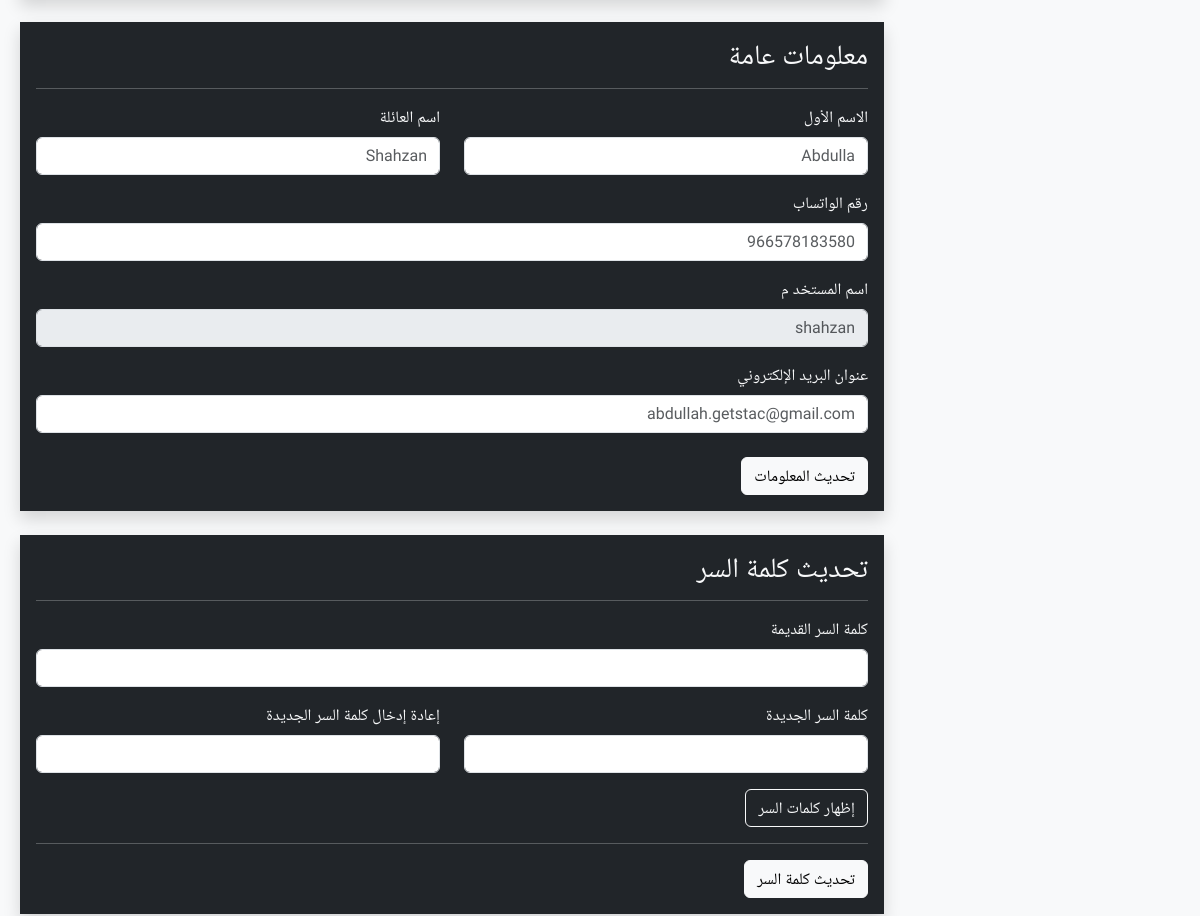
The page /profile/ (signed in, middle part) on the database as committed earlier.
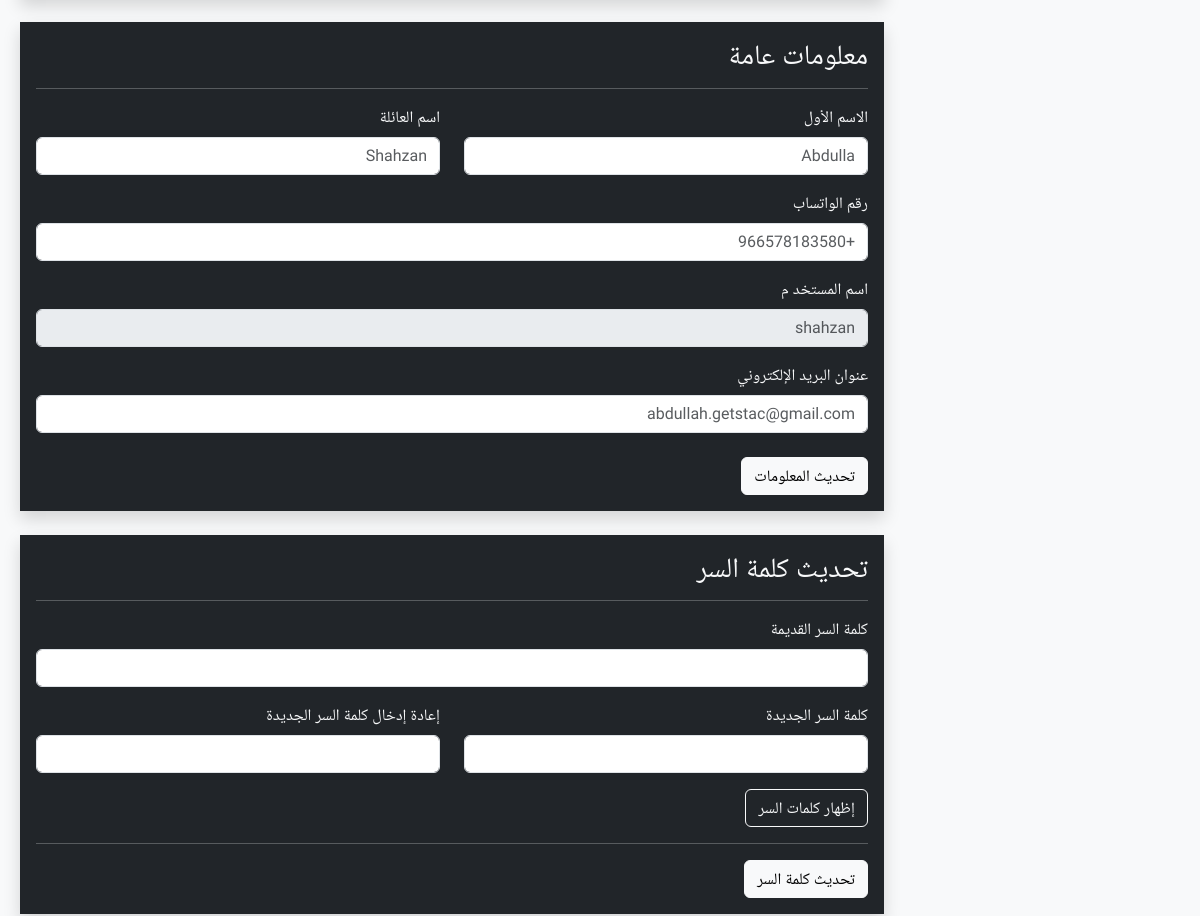
The same page on the database as committed later.
### shop/models.py (models this page shows, shortened)
class UserProfile(models.Model):
    user = models.OneToOneField(User, on_delete=models.CASCADE)
    room_no = models.IntegerField()
    building_code = models.CharField(max_length=5)
    whatsapp = models.CharField(max_length=15, null=True)
    privileged = models.BooleanField(default=False)
    fav_tags = models.CharField(max_length=512, null=True, default="everything")

### shop/views.py (the view)
# urls.py: path('profile/', views.profile, name="profile"),
@login_required(login_url="shop:login_user")
def profile(request):
    try:
        address_error = get_address()
    except:
        address_error = ""
    try:
        password_error = get_password_error()
    except:
        password_error = ""
    notifications = UserNotification.objects.filter(username=request.user.username, unread=True).count()
    this_user = User.objects.get(username=request.user.username)
    this_user_profile = UserProfile.objects.get(user=request.user)
    if 'language' in request.session and request.session['language'] == "en":
        return render(request, "profile.html", {"user":this_user, "other": this_user_profile, "address_error":address_error, "password_error":password_error, "notifications":notifications, "version": version})
    else:
        return render(request, "ar/profile.html", {"user":this_user, "other": this_user_profile, "address_error":address_error, "password_error":password_error, "notifications":notifications, "version": version})

### shop/views.py (called while the page is built)
def get_address():
    address = address_error
    return address

def get_password_error():
    err = password_error
    return err

### shop/templates/ar/profile.html (shortened to what this page needs)
{% extends 'ar/layout.html' %}
{% load static %}
{% block body %}
<div class="container-fluid bg-light">
    <div class="row px-2">
        <div class="col-md-9">
            <article class="mb-4 bg-dark text-light p-3 shadow">
                <h3 class="style-heading">معلومات عامة</h3>
                <hr>
                <form class="style-text-2" action="{% url 'shop:update_info' %}" method="post">
                    <div class="mb-3 row">
                        <div class="col-md-6">
                            <label for="first_name" class="form-label">الاسم الأول</label>
                            <input type="text" class="form-control" id="first_name" name="first_name"
                                placeholder="{{user.first_name}}">
                        </div>
                        <div class="col-md-6">
                            <label for="last_name" class="form-label">اسم العائلة</label>
                            <input type="text" class="form-control" id="last_name" name="last_name"
                                placeholder="{{user.last_name}}">
                        </div>
                    </div>
                    <div class="mb-3">
                        <label for="whatsapp" class="form-label">رقم الواتساب</label>
                        <input type="text" class="form-control" name="whatsapp" id="whatsapp"
                            placeholder="{{other.whatsapp}}">
                    </div>
                    <div class="mb-3">
                        <label for="username" class="form-label">اسم المستخد
م</label>
                        <input type="text" class="form-control" id="username" disabled placeholder="{{user.username}}">
                    </div>
                    <div class="mb-4">
                        <label for="email" class="form-label">عنوان البريد الإلكتروني</label>
                        <input type="email" class="form-control" id="email" name="email" placeholder="{{user.email}}"
                            oninput="delayFunction()">
                    </div>
                    <button type="submit" class="btn btn-light updateInfo">تحديث المعلومات</button>
                </form>
            </article>
            <article class="mb-4 bg-dark text-light p-3 shadow">
                <h3 class="style-heading">تحديث كلمة السر</h3>
                <hr>
                <form action="{% url 'shop:update_password' %}" class="style-text-2" method="post">
                    <div class="mb-3">
                        <label for="password1" class="form-label">كلمة السر القديمة</label>
                        <input type="password" class="form-control" id="password1" name="old_password">
                    </div>
                    <div class="mb-3 row">
                        <div class="col-md-6">
                            <label for="password2" class="form-label">كلمة السر الجديدة</label>
                            <input type="password" class="form-control" id="password2" name="new_password1">
                        </div>
                        <div class="col-md-6">
                            <label for="password3" class="form-label">إعادة إدخال كلمة السر الجديدة</label>
                            <input type="password" class="form-control" id="password3" name="new_password2">
                        </div>
                    </div>
                    <div class="mb-3">
                        <div class="btn btn-outline-light password_toggler" onclick="togglePasswordVisibility()">إظهار كلمات السر</div>
                    </div>
                    <hr>
                    <button type="submit" class="btn btn-light">تحديث كلمة السر</button>
                </form>
            </article>
        </div>
    </div>
</div>
{% endblock %}

### shop/templates/ar/layout.html (shortened to what this page needs)
{% load static %}
<!DOCTYPE html>
<html lang="ar" dir="rtl">
<head>
    <link rel="stylesheet" href="{% static 'style.css' %}">
    <link href="https://cdn.jsdelivr.net/npm/bootstrap@5.3.3/dist/css/bootstrap.min.css" rel="stylesheet"
>
    <link rel="stylesheet" href="https://cdn.jsdelivr.net/npm/bootstrap-icons@1.3.0/font/bootstrap-icons.css">
    <link rel="stylesheet" href="https://cdnjs.cloudflare.com/ajax/libs/animate.css/4.1.1/animate.min.css" />
    <link href="https://cdnjs.cloudflare.com/ajax/libs/cropperjs/1.5.12/cropper.min.css" rel="stylesheet">
</head>
<body>
    {% block body %}
    {% endblock %}
</body>
</html>

### shop/static/style.css (style rules this page uses)
:root { --family1: 'Kalnia', 'Noto Naskh Arabic'; --family2: 'Wix Madefor Display', 'Noto Naskh Arabic'; --family3: 'Raleway', 'Noto Naskh Arabic'; --family4: 'Poltawski Nowy', 'Noto Naskh Arabic'; --family5: 'Trochut', 'Noto Naskh Arabic'; }
body { background: #f7f7f7; }
.style-heading { font-family: var(--family1); }
.style-text-2 { font-family: var(--family3); }

Rows that differ between the two databases and show on the page:
changed UserProfile: whatsapp "966578183580" → "+966578183580"
